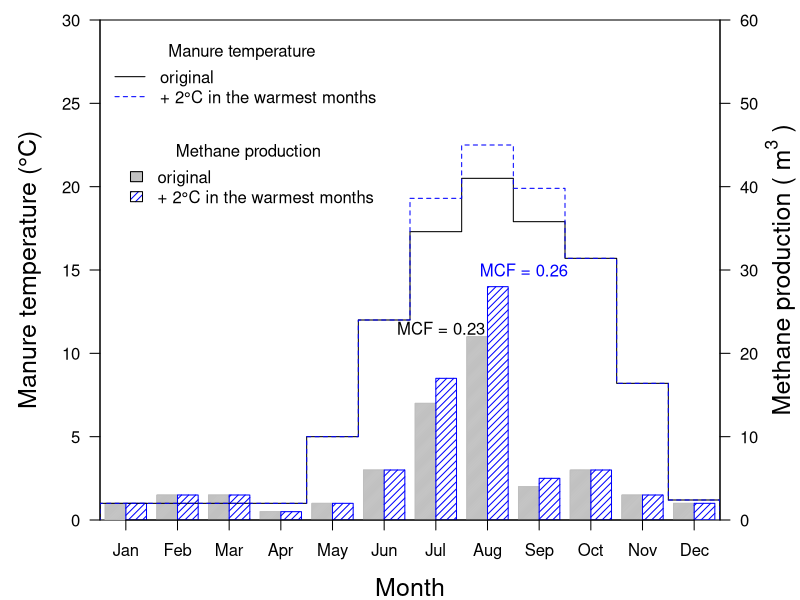

R code for this plot:
#To create a figure to demonstrate the influence of temperature on MCF
#The data is from the sheet:MCF sheet_Fig 1. 
#The manure temperature increase from 3 months. 
Tm<-c(1.0,1.0,1.0,1.0,5.0,12.0,17.3,20.5,17.9,15.7,8.2,1.2)
Tm.2<-c(1.0,1.0,1.0,1.0,5.0,12.0,19.3,22.5,19.9,15.7,8.2,1.2)
CH4  <-c(2,3,3,1,2,6,14,22,4,6,3,2)/2
CH4.2<-c(2,3,3,1,2,6,17,28,5,6,3,2)/2
#Output 800 x 600
par(mar=c(4,5,1,4))
plot(0,type="n",xlim=c(0,12),ylim=c(0,30),
     xlab="Month",ylab="Manure temperature (°C)"
     ,las=1,xaxt="n",xaxs="i",yaxs="i"
     ,cex.lab=1.5)
axis(4,at=seq(0,30,5),labels=seq(0,60,10),
     las=1)
mtext(expression("Methane production ("~m^3~")"),
      side=4,line=3,cex=1.5)
rect(xleft = (c(0:11)+0.1), ybottom = 0,
     xright = (c(0:11)+0.5), ytop=CH4, col = "grey",
     density =  135)
rect(xleft = (c(0:11)+0.5), ybottom = 0,
     xright = (c(0:11)+0.9), ytop=CH4.2, col = "blue",
     density = 20)
lines(c(-1:12),c(0,Tm,0),type="s")
lines(c(-1:12),c(0,Tm.2,0),type="s",col="blue",lty = 2)
legend(0,29,c("original","+ 2°C in the warmest months")
       ,col=c("black","blue"),lty=c(1,2),
       bty="n",title="Manure temperature")
legend(0.3,23,c("original","+ 2°C in the warmest months")
       ,fill=c("grey","blue"),density=c(135,20)
       ,bty="n",title="Methane production")
text(8.2,15,"MCF = 0.26",col="blue")
text(6.6,11.5,"MCF = 0.23")
axis(1,at=c(0.5:11.5),labels=month.abb)
#arrows(8,22.5,8,20.5,length=0.03, angle=90)


